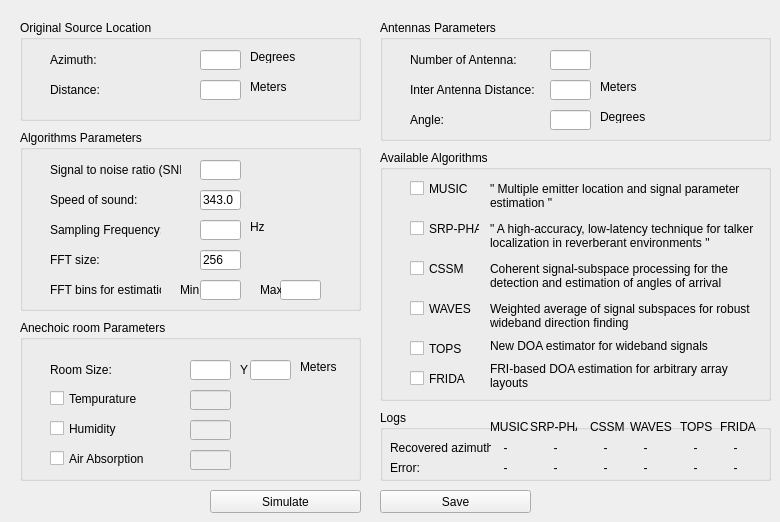
    <widget class="QWidget" name="tab_2">
     <attribute name="title">
      <string>Direction of arrival</string>
     </attribute>
     <widget class="QGroupBox" name="groupBox_3">
      <property name="geometry">
       <rect>
        <x>20</x>
        <y>20</y>
        <width>341</width>
        <height>101</height>
       </rect>
      </property>
      <property name="title">
       <string>Original Source Location</string>
      </property>
      <widget class="QLabel" name="label_17">
       <property name="geometry">
        <rect>
         <x>30</x>
         <y>30</y>
         <width>51</width>
         <height>20</height>
        </rect>
       </property>
       <property name="text">
        <string>Azimuth:</string>
       </property>
      </widget>
      <widget class="QLineEdit" name="Azimuth">
       <property name="geometry">
        <rect>
         <x>180</x>
         <y>30</y>
         <width>41</width>
         <height>20</height>
        </rect>
       </property>
       <property name="text">
        <string/>
       </property>
      </widget>
      <widget class="QLineEdit" name="Distance">
       <property name="geometry">
        <rect>
         <x>180</x>
         <y>60</y>
         <width>41</width>
         <height>20</height>
        </rect>
       </property>
       <property name="text">
        <string/>
       </property>
      </widget>
      <widget class="QLabel" name="label_18">
       <property name="geometry">
        <rect>
         <x>30</x>
         <y>60</y>
         <width>51</width>
         <height>20</height>
        </rect>
       </property>
       <property name="text">
        <string>Distance:</string>
       </property>
      </widget>
      <widget class="QLabel" name="label_45">
       <property name="geometry">
        <rect>
         <x>230</x>
         <y>30</y>
         <width>47</width>
         <height>13</height>
        </rect>
       </property>
       <property name="text">
        <string>Degrees</string>
       </property>
      </widget>
      <widget class="QLabel" name="label_46">
       <property name="geometry">
        <rect>
         <x>230</x>
         <y>60</y>
         <width>47</width>
         <height>13</height>
        </rect>
       </property>
       <property name="text">
        <string>Meters</string>
       </property>
      </widget>
     </widget>
     <widget class="QGroupBox" name="groupBox_4">
      <property name="geometry">
       <rect>
        <x>20</x>
        <y>130</y>
        <width>341</width>
        <height>181</height>
       </rect>
      </property>
      <property name="title">
       <string>Algorithms Parameters</string>
      </property>
      <widget class="QLabel" name="label_19">
       <property name="geometry">
        <rect>
         <x>30</x>
         <y>30</y>
         <width>131</width>
         <height>20</height>
        </rect>
       </property>
       <property name="text">
        <string>Signal to noise ratio (SNR):</string>
       </property>
      </widget>
      <widget class="QLineEdit" name="SNR">
       <property name="geometry">
        <rect>
         <x>180</x>
         <y>30</y>
         <width>41</width>
         <height>20</height>
        </rect>
       </property>
       <property name="text">
        <string/>
       </property>
      </widget>
      <widget class="QLineEdit" name="Sound">
       <property name="geometry">
        <rect>
         <x>180</x>
         <y>60</y>
         <width>41</width>
         <height>20</height>
        </rect>
       </property>
       <property name="text">
        <string>343.0</string>
       </property>
      </widget>
      <widget class="QLabel" name="label_20">
       <property name="geometry">
        <rect>
         <x>30</x>
         <y>60</y>
         <width>111</width>
         <height>20</height>
        </rect>
       </property>
       <property name="text">
        <string>Speed of sound:</string>
       </property>
      </widget>
      <widget class="QLabel" name="label_21">
       <property name="geometry">
        <rect>
         <x>30</x>
         <y>90</y>
         <width>111</width>
         <height>20</height>
        </rect>
       </property>
       <property name="text">
        <string>Sampling Frequency: </string>
       </property>
      </widget>
      <widget class="QLineEdit" name="fs">
       <property name="geometry">
        <rect>
         <x>180</x>
         <y>90</y>
         <width>41</width>
         <height>20</height>
        </rect>
       </property>
       <property name="text">
        <string/>
       </property>
      </widget>
      <widget class="QLabel" name="label_22">
       <property name="geometry">
        <rect>
         <x>30</x>
         <y>120</y>
         <width>111</width>
         <height>20</height>
        </rect>
       </property>
       <property name="text">
        <string>FFT size:</string>
       </property>
      </widget>
      <widget class="QLineEdit" name="ffts">
       <property name="geometry">
        <rect>
         <x>180</x>
         <y>120</y>
         <width>41</width>
         <height>20</height>
        </rect>
       </property>
       <property name="text">
        <string>256</string>
       </property>
      </widget>
      <widget class="QLabel" name="label_23">
       <property name="geometry">
        <rect>
         <x>30</x>
         <y>150</y>
         <width>111</width>
         <height>20</height>
        </rect>
       </property>
       <property name="text">
        <string>FFT bins for estimation:</string>
       </property>
      </widget>
      <widget class="QLineEdit" name="minb">
       <property name="geometry">
        <rect>
         <x>180</x>
         <y>150</y>
         <width>41</width>
         <height>20</height>
        </rect>
       </property>
       <property name="text">
        <string/>
       </property>
      </widget>
      <widget class="QLabel" name="label_24">
       <property name="geometry">
        <rect>
         <x>160</x>
         <y>150</y>
         <width>21</width>
         <height>20</height>
        </rect>
       </property>
       <property name="text">
        <string>Min</string>
       </property>
      </widget>
      <widget class="QLineEdit" name="maxb">
       <property name="geometry">
        <rect>
         <x>260</x>
         <y>150</y>
         <width>41</width>
         <height>20</height>
        </rect>
       </property>
       <property name="text">
        <string/>
       </property>
      </widget>
      <widget class="QLabel" name="label_25">
       <property name="geometry">
        <rect>
         <x>240</x>
         <y>150</y>
         <width>21</width>
         <height>20</height>
        </rect>
       </property>
       <property name="text">
        <string>Max</string>
       </property>
      </widget>
      <widget class="QLabel" name="label_47">
       <property name="geometry">
        <rect>
         <x>230</x>
         <y>90</y>
         <width>47</width>
         <height>13</height>
        </rect>
       </property>
       <property name="text">
        <string>Hz</string>
       </property>
      </widget>
     </widget>
     <widget class="QGroupBox" name="groupBox_5">
      <property name="geometry">
       <rect>
        <x>20</x>
        <y>320</y>
        <width>341</width>
        <height>161</height>
       </rect>
      </property>
      <property name="title">
       <string>Anechoic room Parameters</string>
      </property>
      <widget class="QCheckBox" name="checkBox_6">
       <property name="geometry">
        <rect>
         <x>30</x>
         <y>70</y>
         <width>91</width>
         <height>17</height>
        </rect>
       </property>
       <property name="text">
        <string>Tempurature</string>
       </property>
      </widget>
      <widget class="QLineEdit" name="Air_2">
       <property name="enabled">
        <bool>false</bool>
       </property>
       <property name="geometry">
        <rect>
         <x>170</x>
         <y>130</y>
         <width>41</width>
         <height>20</height>
        </rect>
       </property>
       <property name="text">
        <string/>
       </property>
      </widget>
      <widget class="QCheckBox" name="checkBox_5">
       <property name="geometry">
        <rect>
         <x>30</x>
         <y>130</y>
         <width>101</width>
         <height>17</height>
        </rect>
       </property>
       <property name="text">
        <string>Air Absorption</string>
       </property>
      </widget>
      <widget class="QLineEdit" name="Humidity_2">
       <property name="enabled">
        <bool>false</bool>
       </property>
       <property name="geometry">
        <rect>
         <x>170</x>
         <y>100</y>
         <width>41</width>
         <height>20</height>
        </rect>
       </property>
       <property name="text">
        <string/>
       </property>
      </widget>
      <widget class="QLineEdit" name="Temperature_2">
       <property name="enabled">
        <bool>false</bool>
       </property>
       <property name="geometry">
        <rect>
         <x>170</x>
         <y>70</y>
         <width>41</width>
         <height>20</height>
        </rect>
       </property>
      </widget>
      <widget class="QCheckBox" name="checkBox_4">
       <property name="geometry">
        <rect>
         <x>30</x>
         <y>100</y>
         <width>70</width>
         <height>17</height>
        </rect>
       </property>
       <property name="text">
        <string>Humidity</string>
       </property>
      </widget>
      <widget class="QLabel" name="label_35">
       <property name="geometry">
        <rect>
         <x>280</x>
         <y>40</y>
         <width>47</width>
         <height>13</height>
        </rect>
       </property>
       <property name="text">
        <string>Meters</string>
       </property>
      </widget>
      <widget class="QLineEdit" name="r_y">
       <property name="geometry">
        <rect>
         <x>230</x>
         <y>40</y>
         <width>41</width>
         <height>20</height>
        </rect>
       </property>
      </widget>
      <widget class="QLineEdit" name="r_x">
       <property name="geometry">
        <rect>
         <x>170</x>
         <y>40</y>
         <width>41</width>
         <height>20</height>
        </rect>
       </property>
      </widget>
      <widget class="QLabel" name="label_33">
       <property name="geometry">
        <rect>
         <x>220</x>
         <y>40</y>
         <width>20</width>
         <height>20</height>
        </rect>
       </property>
       <property name="text">
        <string>Y</string>
       </property>
      </widget>
      <widget class="QLabel" name="label_34">
       <property name="geometry">
        <rect>
         <x>30</x>
         <y>40</y>
         <width>131</width>
         <height>20</height>
        </rect>
       </property>
       <property name="toolTip">
        <string extracomment="The size of the room to simulate in"/>
       </property>
       <property name="statusTip">
        <string extracomment="The size of the room to simulate in"/>
       </property>
       <property name="whatsThis">
        <string extracomment="The size of the room to simulate in"/>
       </property>
       <property name="text">
        <string>Room Size:                       X</string>
       </property>
      </widget>
     </widget>
     <widget class="QGroupBox" name="groupBox_6">
      <property name="geometry">
       <rect>
        <x>380</x>
        <y>20</y>
        <width>391</width>
        <height>121</height>
       </rect>
      </property>
      <property name="title">
       <string>Antennas Parameters</string>
      </property>
      <widget class="QLabel" name="label_38">
       <property name="geometry">
        <rect>
         <x>30</x>
         <y>30</y>
         <width>131</width>
         <height>20</height>
        </rect>
       </property>
       <property name="text">
        <string>Number of Antenna: </string>
       </property>
      </widget>
      <widget class="QLineEdit" name="number_2">
       <property name="geometry">
        <rect>
         <x>170</x>
         <y>30</y>
         <width>41</width>
         <height>20</height>
        </rect>
       </property>
      </widget>
      <widget class="QLabel" name="label_39">
       <property name="geometry">
        <rect>
         <x>30</x>
         <y>60</y>
         <width>131</width>
         <height>20</height>
        </rect>
       </property>
       <property name="text">
        <string>Inter Antenna Distance:</string>
       </property>
      </widget>
      <widget class="QLineEdit" name="angle_2">
       <property name="geometry">
        <rect>
         <x>170</x>
         <y>90</y>
         <width>41</width>
         <height>20</height>
        </rect>
       </property>
      </widget>
      <widget class="QLineEdit" name="inter_2">
       <property name="geometry">
        <rect>
         <x>170</x>
         <y>60</y>
         <width>41</width>
         <height>20</height>
        </rect>
       </property>
      </widget>
      <widget class="QLabel" name="label_40">
       <property name="geometry">
        <rect>
         <x>30</x>
         <y>90</y>
         <width>131</width>
         <height>20</height>
        </rect>
       </property>
       <property name="text">
        <string>Angle: </string>
       </property>
      </widget>
      <widget class="QLabel" name="label_43">
       <property name="geometry">
        <rect>
         <x>220</x>
         <y>60</y>
         <width>47</width>
         <height>13</height>
        </rect>
       </property>
       <property name="text">
        <string>Meters</string>
       </property>
      </widget>
      <widget class="QLabel" name="label_44">
       <property name="geometry">
        <rect>
         <x>220</x>
         <y>90</y>
         <width>47</width>
         <height>13</height>
        </rect>
       </property>
       <property name="text">
        <string>Degrees</string>
       </property>
      </widget>
     </widget>
     <widget class="QGroupBox" name="groupBox_7">
      <property name="geometry">
       <rect>
        <x>380</x>
        <y>150</y>
        <width>391</width>
        <height>251</height>
       </rect>
      </property>
      <property name="title">
       <string>Available Algorithms</string>
      </property>
      <widget class="QCheckBox" name="music">
       <property name="geometry">
        <rect>
         <x>30</x>
         <y>30</y>
         <width>70</width>
         <height>17</height>
        </rect>
       </property>
       <property name="text">
        <string>MUSIC</string>
       </property>
      </widget>
      <widget class="QCheckBox" name="srp">
       <property name="geometry">
        <rect>
         <x>30</x>
         <y>70</y>
         <width>70</width>
         <height>17</height>
        </rect>
       </property>
       <property name="text">
        <string>SRP-PHAT</string>
       </property>
      </widget>
      <widget class="QCheckBox" name="cssm">
       <property name="geometry">
        <rect>
         <x>30</x>
         <y>110</y>
         <width>70</width>
         <height>17</height>
        </rect>
       </property>
       <property name="text">
        <string>CSSM</string>
       </property>
      </widget>
      <widget class="QCheckBox" name="waves">
       <property name="geometry">
        <rect>
         <x>30</x>
         <y>150</y>
         <width>70</width>
         <height>17</height>
        </rect>
       </property>
       <property name="text">
        <string>WAVES</string>
       </property>
      </widget>
      <widget class="QCheckBox" name="tops">
       <property name="geometry">
        <rect>
         <x>30</x>
         <y>190</y>
         <width>70</width>
         <height>17</height>
        </rect>
       </property>
       <property name="text">
        <string>TOPS</string>
       </property>
      </widget>
      <widget class="QCheckBox" name="frida">
       <property name="geometry">
        <rect>
         <x>30</x>
         <y>220</y>
         <width>70</width>
         <height>17</height>
        </rect>
       </property>
       <property name="text">
        <string>FRIDA</string>
       </property>
      </widget>
      <widget class="QLabel" name="label_36">
       <property name="geometry">
        <rect>
         <x>110</x>
         <y>30</y>
         <width>271</width>
         <height>31</height>
        </rect>
       </property>
       <property name="text">
        <string>&quot; Multiple emitter location and signal parameter estimation &quot;</string>
       </property>
       <property name="scaledContents">
        <bool>false</bool>
       </property>
       <property name="wordWrap">
        <bool>true</bool>
       </property>
      </widget>
      <widget class="QLabel" name="label_37">
       <property name="geometry">
        <rect>
         <x>110</x>
         <y>70</y>
         <width>271</width>
         <height>31</height>
        </rect>
       </property>
       <property name="text">
        <string>&quot; A high-accuracy, low-latency technique for talker localization in reverberant environments &quot;</string>
       </property>
       <property name="wordWrap">
        <bool>true</bool>
       </property>
      </widget>
      <widget class="QLabel" name="label_41">
       <property name="geometry">
        <rect>
         <x>110</x>
         <y>110</y>
         <width>271</width>
         <height>31</height>
        </rect>
       </property>
       <property name="text">
        <string>Coherent signal-subspace processing for the detection and estimation of angles of arrival</string>
       </property>
       <property name="wordWrap">
        <bool>true</bool>
       </property>
      </widget>
      <widget class="QLabel" name="label_42">
       <property name="geometry">
        <rect>
         <x>110</x>
         <y>150</y>
         <width>271</width>
         <height>31</height>
        </rect>
       </property>
       <property name="text">
        <string>Weighted average of signal subspaces for robust wideband direction finding</string>
       </property>
       <property name="wordWrap">
        <bool>true</bool>
       </property>
      </widget>
      <widget class="QLabel" name="label_48">
       <property name="geometry">
        <rect>
         <x>110</x>
         <y>180</y>
         <width>271</width>
         <height>31</height>
        </rect>
       </property>
       <property name="text">
        <string>New DOA estimator for wideband signals</string>
       </property>
       <property name="wordWrap">
        <bool>true</bool>
       </property>
      </widget>
      <widget class="QLabel" name="label_49">
       <property name="geometry">
        <rect>
         <x>110</x>
         <y>210</y>
         <width>271</width>
         <height>31</height>
        </rect>
       </property>
       <property name="text">
        <string>FRI-based DOA estimation for arbitrary array layouts</string>
       </property>
       <property name="wordWrap">
        <bool>true</bool>
       </property>
      </widget>
     </widget>
     <widget class="QGroupBox" name="groupBox_8">
      <property name="geometry">
       <rect>
        <x>380</x>
        <y>410</y>
        <width>391</width>
        <height>71</height>
       </rect>
      </property>
      <property name="title">
       <string>Logs</string>
      </property>
      <widget class="QLineEdit" name="angle_3">
       <property name="geometry">
        <rect>
         <x>170</x>
         <y>90</y>
         <width>41</width>
         <height>20</height>
        </rect>
       </property>
      </widget>
      <widget class="QLabel" name="label_52">
       <property name="geometry">
        <rect>
         <x>30</x>
         <y>90</y>
         <width>131</width>
         <height>20</height>
        </rect>
       </property>
       <property name="text">
        <string>Angle: </string>
       </property>
      </widget>
      <widget class="QLabel" name="label_54">
       <property name="geometry">
        <rect>
         <x>220</x>
         <y>90</y>
         <width>47</width>
         <height>13</height>
        </rect>
       </property>
       <property name="text">
        <string>Degrees</string>
       </property>
      </widget>
      <widget class="QLabel" name="label_50">
       <property name="geometry">
        <rect>
         <x>10</x>
         <y>30</y>
         <width>101</width>
         <height>16</height>
        </rect>
       </property>
       <property name="text">
        <string>Recovered azimuth:</string>
       </property>
      </widget>
      <widget class="QLabel" name="label_51">
       <property name="geometry">
        <rect>
         <x>10</x>
         <y>50</y>
         <width>31</width>
         <height>16</height>
        </rect>
       </property>
       <property name="text">
        <string>Error:</string>
       </property>
      </widget>
      <widget class="QLabel" name="label_53">
       <property name="geometry">
        <rect>
         <x>110</x>
         <y>10</y>
         <width>47</width>
         <height>13</height>
        </rect>
       </property>
       <property name="text">
        <string>MUSIC</string>
       </property>
      </widget>
      <widget class="QLabel" name="label_55">
       <property name="geometry">
        <rect>
         <x>150</x>
         <y>10</y>
         <width>47</width>
         <height>13</height>
        </rect>
       </property>
       <property name="text">
        <string>SRP-PHAT</string>
       </property>
      </widget>
      <widget class="QLabel" name="label_57">
       <property name="geometry">
        <rect>
         <x>250</x>
         <y>10</y>
         <width>47</width>
         <height>13</height>
        </rect>
       </property>
       <property name="text">
        <string>WAVES</string>
       </property>
      </widget>
      <widget class="QLabel" name="label_58">
       <property name="geometry">
        <rect>
         <x>300</x>
         <y>10</y>
         <width>47</width>
         <height>13</height>
        </rect>
       </property>
       <property name="text">
        <string>TOPS</string>
       </property>
      </widget>
      <widget class="QLabel" name="label_59">
       <property name="geometry">
        <rect>
         <x>340</x>
         <y>10</y>
         <width>47</width>
         <height>13</height>
        </rect>
       </property>
       <property name="text">
        <string>FRIDA</string>
       </property>
      </widget>
      <widget class="QLabel" name="label_60">
       <property name="geometry">
        <rect>
         <x>210</x>
         <y>10</y>
         <width>47</width>
         <height>13</height>
        </rect>
       </property>
       <property name="text">
        <string>CSSM</string>
       </property>
      </widget>
      <widget class="QLabel" name="label_56">
       <property name="geometry">
        <rect>
         <x>110</x>
         <y>30</y>
         <width>31</width>
         <height>16</height>
        </rect>
       </property>
       <property name="text">
        <string>-</string>
       </property>
       <property name="scaledContents">
        <bool>false</bool>
       </property>
       <property name="alignment">
        <set>Qt::AlignCenter</set>
       </property>
      </widget>
      <widget class="QLabel" name="label_61">
       <property name="geometry">
        <rect>
         <x>160</x>
         <y>30</y>
         <width>31</width>
         <height>16</height>
        </rect>
       </property>
       <property name="text">
        <string>-</string>
       </property>
       <property name="scaledContents">
        <bool>false</bool>
       </property>
       <property name="alignment">
        <set>Qt::AlignCenter</set>
       </property>
      </widget>
      <widget class="QLabel" name="label_62">
       <property name="geometry">
        <rect>
         <x>210</x>
         <y>30</y>
         <width>31</width>
         <height>16</height>
        </rect>
       </property>
       <property name="text">
        <string>-</string>
       </property>
       <property name="scaledContents">
        <bool>false</bool>
       </property>
       <property name="alignment">
        <set>Qt::AlignCenter</set>
       </property>
      </widget>
      <widget class="QLabel" name="label_63">
       <property name="geometry">
        <rect>
         <x>250</x>
         <y>30</y>
         <width>31</width>
         <height>16</height>
        </rect>
       </property>
       <property name="text">
        <string>-</string>
       </property>
       <property name="scaledContents">
        <bool>false</bool>
       </property>
       <property name="alignment">
        <set>Qt::AlignCenter</set>
       </property>
      </widget>
      <widget class="QLabel" name="label_64">
       <property name="geometry">
        <rect>
         <x>300</x>
         <y>30</y>
         <width>31</width>
         <height>16</height>
        </rect>
       </property>
       <property name="text">
        <string>-</string>
       </property>
       <property name="scaledContents">
        <bool>false</bool>
       </property>
       <property name="alignment">
        <set>Qt::AlignCenter</set>
       </property>
      </widget>
      <widget class="QLabel" name="label_65">
       <property name="geometry">
        <rect>
         <x>340</x>
         <y>30</y>
         <width>31</width>
         <height>16</height>
        </rect>
       </property>
       <property name="text">
        <string>-</string>
       </property>
       <property name="scaledContents">
        <bool>false</bool>
       </property>
       <property name="alignment">
        <set>Qt::AlignCenter</set>
       </property>
      </widget>
      <widget class="QLabel" name="label_66">
       <property name="geometry">
        <rect>
         <x>110</x>
         <y>50</y>
         <width>31</width>
         <height>16</height>
        </rect>
       </property>
       <property name="text">
        <string>-</string>
       </property>
       <property name="scaledContents">
        <bool>false</bool>
       </property>
       <property name="alignment">
        <set>Qt::AlignCenter</set>
       </property>
      </widget>
      <widget class="QLabel" name="label_67">
       <property name="geometry">
        <rect>
         <x>160</x>
         <y>50</y>
         <width>31</width>
         <height>16</height>
        </rect>
       </property>
       <property name="text">
        <string>-</string>
       </property>
       <property name="scaledContents">
        <bool>false</bool>
       </property>
       <property name="alignment">
        <set>Qt::AlignCenter</set>
       </property>
      </widget>
      <widget class="QLabel" name="label_68">
       <property name="geometry">
        <rect>
         <x>210</x>
         <y>50</y>
         <width>31</width>
         <height>16</height>
        </rect>
       </property>
       <property name="text">
        <string>-</string>
       </property>
       <property name="scaledContents">
        <bool>false</bool>
       </property>
       <property name="alignment">
        <set>Qt::AlignCenter</set>
       </property>
      </widget>
      <widget class="QLabel" name="label_69">
       <property name="geometry">
        <rect>
         <x>250</x>
         <y>50</y>
         <width>31</width>
         <height>16</height>
        </rect>
       </property>
       <property name="text">
        <string>-</string>
       </property>
       <property name="scaledContents">
        <bool>false</bool>
       </property>
       <property name="alignment">
        <set>Qt::AlignCenter</set>
       </property>
      </widget>
      <widget class="QLabel" name="label_70">
       <property name="geometry">
        <rect>
         <x>300</x>
         <y>50</y>
         <width>31</width>
         <height>16</height>
        </rect>
       </property>
       <property name="text">
        <string>-</string>
       </property>
       <property name="scaledContents">
        <bool>false</bool>
       </property>
       <property name="alignment">
        <set>Qt::AlignCenter</set>
       </property>
      </widget>
      <widget class="QLabel" name="label_71">
       <property name="geometry">
        <rect>
         <x>340</x>
         <y>50</y>
         <width>31</width>
         <height>16</height>
        </rect>
       </property>
       <property name="text">
        <string>-</string>
       </property>
       <property name="scaledContents">
        <bool>false</bool>
       </property>
       <property name="alignment">
        <set>Qt::AlignCenter</set>
       </property>
      </widget>
     </widget>
     <widget class="QPushButton" name="simulate2">
      <property name="geometry">
       <rect>
        <x>210</x>
        <y>490</y>
        <width>151</width>
        <height>23</height>
       </rect>
      </property>
      <property name="text">
       <string>Simulate</string>
      </property>
     </widget>
     <widget class="QPushButton" name="save2">
      <property name="geometry">
       <rect>
        <x>380</x>
        <y>490</y>
        <width>151</width>
        <height>23</height>
       </rect>
      </property>
      <property name="text">
       <string>Save</string>
      </property>
     </widget>
    </widget>
